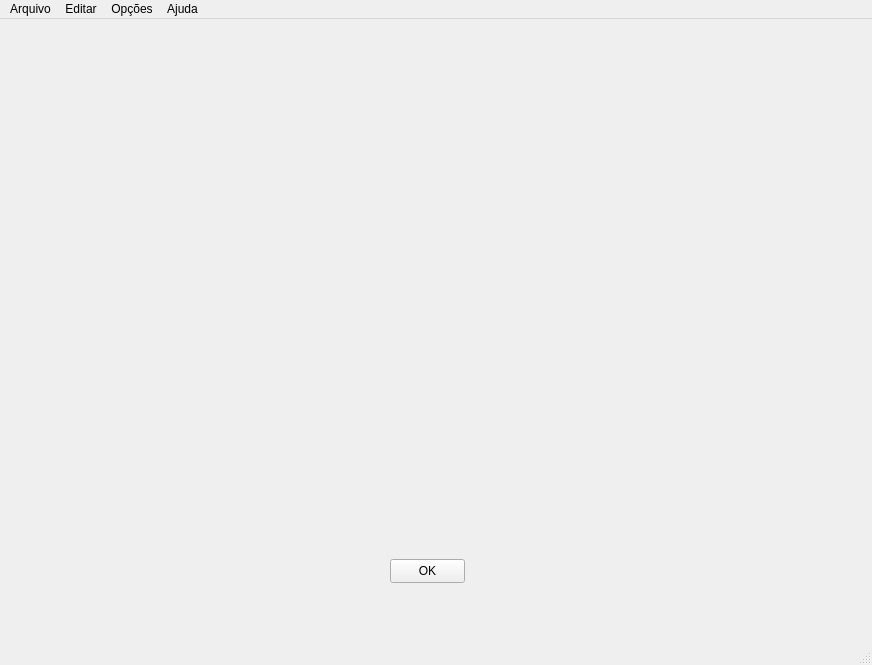
<?xml version="1.0" encoding="UTF-8"?>
<ui version="4.0">
 <class>TelaInicial</class>
 <widget class="QMainWindow" name="TelaInicial">
  <property name="geometry">
   <rect>
    <x>0</x>
    <y>0</y>
    <width>872</width>
    <height>665</height>
   </rect>
  </property>
  <property name="sizePolicy">
   <sizepolicy hsizetype="MinimumExpanding" vsizetype="MinimumExpanding">
    <horstretch>0</horstretch>
    <verstretch>0</verstretch>
   </sizepolicy>
  </property>
  <property name="windowTitle">
   <string>TelaInicial</string>
  </property>
  <widget class="QWidget" name="centralwidget">
   <property name="minimumSize">
    <size>
     <width>872</width>
     <height>0</height>
    </size>
   </property>
   <widget class="QLabel" name="label">
    <property name="geometry">
     <rect>
      <x>140</x>
      <y>-10</y>
      <width>571</width>
      <height>551</height>
     </rect>
    </property>
    <property name="sizePolicy">
     <sizepolicy hsizetype="Fixed" vsizetype="Fixed">
      <horstretch>0</horstretch>
      <verstretch>0</verstretch>
     </sizepolicy>
    </property>
    <property name="text">
     <string/>
    </property>
    <property name="pixmap">
     <pixmap resource="recursos.qrc">:/background.jpg</pixmap>
    </property>
   </widget>
   <widget class="QPushButton" name="pushButton">
    <property name="geometry">
     <rect>
      <x>390</x>
      <y>540</y>
      <width>75</width>
      <height>24</height>
     </rect>
    </property>
    <property name="text">
     <string>OK</string>
    </property>
   </widget>
  </widget>
  <widget class="QStatusBar" name="statusbar"/>
  <widget class="QMenuBar" name="menuBar">
   <property name="geometry">
    <rect>
     <x>0</x>
     <y>0</y>
     <width>872</width>
     <height>22</height>
    </rect>
   </property>
   <widget class="QMenu" name="menuArquivo">
    <property name="title">
     <string>Arquivo</string>
    </property>
   </widget>
   <widget class="QMenu" name="menuEditar">
    <property name="title">
     <string>Editar</string>
    </property>
   </widget>
   <widget class="QMenu" name="menuOp_es">
    <property name="title">
     <string>Opções</string>
    </property>
   </widget>
   <widget class="QMenu" name="menuAjuda">
    <property name="title">
     <string>Ajuda</string>
    </property>
   </widget>
   <addaction name="menuArquivo"/>
   <addaction name="menuEditar"/>
   <addaction name="menuOp_es"/>
   <addaction name="menuAjuda"/>
  </widget>
 </widget>
 <resources>
  <include location="recursos.qrc"/>
 </resources>
 <connections/>
</ui>
